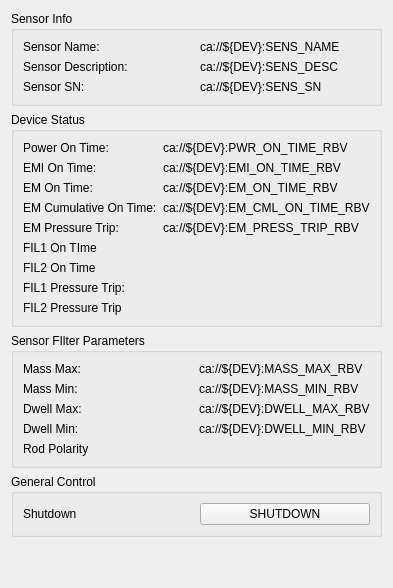
          <widget class="QFrame" name="verticalFrame2">
           <property name="maximumSize">
            <size>
             <width>310</width>
             <height>16777215</height>
            </size>
           </property>
           <layout class="QVBoxLayout" name="verticalLayout_9">
            <item>
             <widget class="QGroupBox" name="horizontalGroupBox_3">
              <property name="title">
               <string>Sensor Info</string>
              </property>
              <layout class="QHBoxLayout" name="horizontalLayout_6">
               <item>
                <layout class="QGridLayout" name="gridLayout_6">
                 <item row="2" column="1">
                  <widget class="PyDMLabel" name="PyDMLabel_20">
                   <property name="toolTip">
                    <string/>
                   </property>
                   <property name="text">
                    <string>ca://${DEV}:SENS_SN</string>
                   </property>
                   <property name="precisionFromPV" stdset="0">
                    <bool>false</bool>
                   </property>
                   <property name="alarmSensitiveContent" stdset="0">
                    <bool>false</bool>
                   </property>
                   <property name="alarmSensitiveBorder" stdset="0">
                    <bool>false</bool>
                   </property>
                   <property name="channel" stdset="0">
                    <string>ca://${DEV}:SENS_SN</string>
                   </property>
                  </widget>
                 </item>
                 <item row="0" column="1">
                  <widget class="PyDMLabel" name="PyDMLabel_22">
                   <property name="toolTip">
                    <string/>
                   </property>
                   <property name="text">
                    <string>ca://${DEV}:SENS_NAME</string>
                   </property>
                   <property name="precisionFromPV" stdset="0">
                    <bool>false</bool>
                   </property>
                   <property name="alarmSensitiveContent" stdset="0">
                    <bool>false</bool>
                   </property>
                   <property name="alarmSensitiveBorder" stdset="0">
                    <bool>false</bool>
                   </property>
                   <property name="channel" stdset="0">
                    <string>ca://${DEV}:SENS_NAME</string>
                   </property>
                  </widget>
                 </item>
                 <item row="1" column="0">
                  <widget class="QLabel" name="label_30">
                   <property name="font">
                    <font>
                     <weight>50</weight>
                     <bold>false</bold>
                    </font>
                   </property>
                   <property name="text">
                    <string>Sensor Description:</string>
                   </property>
                  </widget>
                 </item>
                 <item row="1" column="1">
                  <widget class="PyDMLabel" name="PyDMLabel_21">
                   <property name="toolTip">
                    <string/>
                   </property>
                   <property name="text">
                    <string>ca://${DEV}:SENS_DESC</string>
                   </property>
                   <property name="precisionFromPV" stdset="0">
                    <bool>false</bool>
                   </property>
                   <property name="alarmSensitiveContent" stdset="0">
                    <bool>false</bool>
                   </property>
                   <property name="alarmSensitiveBorder" stdset="0">
                    <bool>false</bool>
                   </property>
                   <property name="channel" stdset="0">
                    <string>ca://${DEV}:SENS_DESC</string>
                   </property>
                  </widget>
                 </item>
                 <item row="0" column="0">
                  <widget class="QLabel" name="label_29">
                   <property name="font">
                    <font>
                     <weight>50</weight>
                     <bold>false</bold>
                    </font>
                   </property>
                   <property name="text">
                    <string>Sensor Name:</string>
                   </property>
                  </widget>
                 </item>
                 <item row="2" column="0">
                  <widget class="QLabel" name="label_28">
                   <property name="font">
                    <font>
                     <weight>50</weight>
                     <bold>false</bold>
                    </font>
                   </property>
                   <property name="text">
                    <string>Sensor SN:</string>
                   </property>
                  </widget>
                 </item>
                </layout>
               </item>
              </layout>
             </widget>
            </item>
            <item>
             <widget class="QGroupBox" name="horizontalGroupBox_7">
              <property name="title">
               <string>Device Status</string>
              </property>
              <layout class="QHBoxLayout" name="horizontalLayout_8">
               <item>
                <layout class="QGridLayout" name="gridLayout_7">
                 <item row="4" column="1">
                  <widget class="PyDMLabel" name="PyDMLabel_27">
                   <property name="toolTip">
                    <string/>
                   </property>
                   <property name="text">
                    <string>ca://${DEV}:EM_PRESS_TRIP_RBV</string>
                   </property>
                   <property name="precisionFromPV" stdset="0">
                    <bool>false</bool>
                   </property>
                   <property name="alarmSensitiveContent" stdset="0">
                    <bool>false</bool>
                   </property>
                   <property name="alarmSensitiveBorder" stdset="0">
                    <bool>false</bool>
                   </property>
                   <property name="channel" stdset="0">
                    <string>ca://${DEV}:EM_PRESS_TRIP_RBV</string>
                   </property>
                  </widget>
                 </item>
                 <item row="4" column="0">
                  <widget class="QLabel" name="label_35">
                   <property name="font">
                    <font>
                     <weight>50</weight>
                     <bold>false</bold>
                    </font>
                   </property>
                   <property name="text">
                    <string>EM Pressure Trip:</string>
                   </property>
                  </widget>
                 </item>
                 <item row="0" column="1">
                  <widget class="PyDMLabel" name="PyDMLabel_23">
                   <property name="toolTip">
                    <string/>
                   </property>
                   <property name="text">
                    <string>ca://${DEV}:PWR_ON_TIME_RBV</string>
                   </property>
                   <property name="precision" stdset="0">
                    <number>1</number>
                   </property>
                   <property name="showUnits" stdset="0">
                    <bool>true</bool>
                   </property>
                   <property name="precisionFromPV" stdset="0">
                    <bool>false</bool>
                   </property>
                   <property name="alarmSensitiveContent" stdset="0">
                    <bool>false</bool>
                   </property>
                   <property name="alarmSensitiveBorder" stdset="0">
                    <bool>false</bool>
                   </property>
                   <property name="channel" stdset="0">
                    <string>ca://${DEV}:PWR_ON_TIME_RBV</string>
                   </property>
                  </widget>
                 </item>
                 <item row="1" column="0">
                  <widget class="QLabel" name="label_32">
                   <property name="font">
                    <font>
                     <weight>50</weight>
                     <bold>false</bold>
                    </font>
                   </property>
                   <property name="text">
                    <string>EMI On Time:</string>
                   </property>
                  </widget>
                 </item>
                 <item row="3" column="1">
                  <widget class="PyDMLabel" name="PyDMLabel_26">
                   <property name="toolTip">
                    <string/>
                   </property>
                   <property name="text">
                    <string>ca://${DEV}:EM_CML_ON_TIME_RBV</string>
                   </property>
                   <property name="precision" stdset="0">
                    <number>1</number>
                   </property>
                   <property name="showUnits" stdset="0">
                    <bool>true</bool>
                   </property>
                   <property name="precisionFromPV" stdset="0">
                    <bool>false</bool>
                   </property>
                   <property name="alarmSensitiveContent" stdset="0">
                    <bool>false</bool>
                   </property>
                   <property name="alarmSensitiveBorder" stdset="0">
                    <bool>false</bool>
                   </property>
                   <property name="channel" stdset="0">
                    <string>ca://${DEV}:EM_CML_ON_TIME_RBV</string>
                   </property>
                  </widget>
                 </item>
                 <item row="1" column="1">
                  <widget class="PyDMLabel" name="PyDMLabel_24">
                   <property name="toolTip">
                    <string/>
                   </property>
                   <property name="text">
                    <string>ca://${DEV}:EMI_ON_TIME_RBV</string>
                   </property>
                   <property name="precision" stdset="0">
                    <number>1</number>
                   </property>
                   <property name="showUnits" stdset="0">
                    <bool>true</bool>
                   </property>
                   <property name="precisionFromPV" stdset="0">
                    <bool>false</bool>
                   </property>
                   <property name="alarmSensitiveContent" stdset="0">
                    <bool>false</bool>
                   </property>
                   <property name="alarmSensitiveBorder" stdset="0">
                    <bool>false</bool>
                   </property>
                   <property name="channel" stdset="0">
                    <string>ca://${DEV}:EMI_ON_TIME_RBV</string>
                   </property>
                  </widget>
                 </item>
                 <item row="0" column="0">
                  <widget class="QLabel" name="label_31">
                   <property name="font">
                    <font>
                     <weight>50</weight>
                     <bold>false</bold>
                    </font>
                   </property>
                   <property name="text">
                    <string>Power On Time:</string>
                   </property>
                  </widget>
                 </item>
                 <item row="2" column="1">
                  <widget class="PyDMLabel" name="PyDMLabel_25">
                   <property name="toolTip">
                    <string/>
                   </property>
                   <property name="text">
                    <string>ca://${DEV}:EM_ON_TIME_RBV</string>
                   </property>
                   <property name="precision" stdset="0">
                    <number>1</number>
                   </property>
                   <property name="showUnits" stdset="0">
                    <bool>true</bool>
                   </property>
                   <property name="precisionFromPV" stdset="0">
                    <bool>false</bool>
                   </property>
                   <property name="alarmSensitiveContent" stdset="0">
                    <bool>false</bool>
                   </property>
                   <property name="alarmSensitiveBorder" stdset="0">
                    <bool>false</bool>
                   </property>
                   <property name="channel" stdset="0">
                    <string>ca://${DEV}:EM_ON_TIME_RBV</string>
                   </property>
                  </widget>
                 </item>
                 <item row="5" column="0">
                  <widget class="QLabel" name="label">
                   <property name="text">
                    <string>FIL1 On TIme</string>
                   </property>
                  </widget>
                 </item>
                 <item row="2" column="0">
                  <widget class="QLabel" name="label_33">
                   <property name="font">
                    <font>
                     <weight>50</weight>
                     <bold>false</bold>
                    </font>
                   </property>
                   <property name="text">
                    <string>EM On Time:</string>
                   </property>
                  </widget>
                 </item>
                 <item row="6" column="0">
                  <widget class="QLabel" name="label_2">
                   <property name="text">
                    <string>FIL2 On Time</string>
                   </property>
                  </widget>
                 </item>
                 <item row="3" column="0">
                  <widget class="QLabel" name="label_34">
                   <property name="font">
                    <font>
                     <weight>50</weight>
                     <bold>false</bold>
                    </font>
                   </property>
                   <property name="text">
                    <string>EM Cumulative On Time:</string>
                   </property>
                  </widget>
                 </item>
                 <item row="7" column="0">
                  <widget class="QLabel" name="label_3">
                   <property name="text">
                    <string>FIL1 Pressure Trip:</string>
                   </property>
                  </widget>
                 </item>
                 <item row="8" column="0">
                  <widget class="QLabel" name="label_4">
                   <property name="text">
                    <string>FIL2 Pressure Trip</string>
                   </property>
                  </widget>
                 </item>
                 <item row="5" column="1">
                  <widget class="PyDMLabel" name="PyDMLabel_6">
                   <property name="toolTip">
                    <string/>
                   </property>
                   <property name="precision" stdset="0">
                    <number>1</number>
                   </property>
                   <property name="showUnits" stdset="0">
                    <bool>true</bool>
                   </property>
                   <property name="precisionFromPV" stdset="0">
                    <bool>false</bool>
                   </property>
                   <property name="alarmSensitiveBorder" stdset="0">
                    <bool>false</bool>
                   </property>
                   <property name="channel" stdset="0">
                    <string>ca://${DEV}:FIL1_CML_ON_TIME_RBV</string>
                   </property>
                  </widget>
                 </item>
                 <item row="6" column="1">
                  <widget class="PyDMLabel" name="PyDMLabel_7">
                   <property name="toolTip">
                    <string/>
                   </property>
                   <property name="precision" stdset="0">
                    <number>1</number>
                   </property>
                   <property name="showUnits" stdset="0">
                    <bool>true</bool>
                   </property>
                   <property name="precisionFromPV" stdset="0">
                    <bool>false</bool>
                   </property>
                   <property name="alarmSensitiveBorder" stdset="0">
                    <bool>false</bool>
                   </property>
                   <property name="channel" stdset="0">
                    <string>ca://${DEV}:FIL2_CML_ON_TIME_RBV</string>
                   </property>
                  </widget>
                 </item>
                 <item row="7" column="1">
                  <widget class="PyDMLabel" name="PyDMLabel_8">
                   <property name="toolTip">
                    <string/>
                   </property>
                   <property name="precisionFromPV" stdset="0">
                    <bool>false</bool>
                   </property>
                   <property name="alarmSensitiveBorder" stdset="0">
                    <bool>false</bool>
                   </property>
                   <property name="channel" stdset="0">
                    <string>ca://${DEV}:FIL1_PRESS_TRIP_RBV</string>
                   </property>
                  </widget>
                 </item>
                 <item row="8" column="1">
                  <widget class="PyDMLabel" name="PyDMLabel_9">
                   <property name="toolTip">
                    <string/>
                   </property>
                   <property name="precisionFromPV" stdset="0">
                    <bool>false</bool>
                   </property>
                   <property name="alarmSensitiveBorder" stdset="0">
                    <bool>false</bool>
                   </property>
                   <property name="channel" stdset="0">
                    <string>ca://${DEV}:FIL2_PRESS_TRIP_RBV</string>
                   </property>
                  </widget>
                 </item>
                </layout>
               </item>
              </layout>
             </widget>
            </item>
            <item>
             <widget class="QGroupBox" name="horizontalGroupBox_4">
              <property name="title">
               <string>Sensor FIlter Parameters</string>
              </property>
              <layout class="QHBoxLayout" name="horizontalLayout_11">
               <item>
                <layout class="QGridLayout" name="gridLayout_9">
                 <item row="3" column="1">
                  <widget class="PyDMLabel" name="PyDMLabel_43">
                   <property name="toolTip">
                    <string/>
                   </property>
                   <property name="text">
                    <string>ca://${DEV}:DWELL_MIN_RBV</string>
                   </property>
                   <property name="precisionFromPV" stdset="0">
                    <bool>false</bool>
                   </property>
                   <property name="alarmSensitiveContent" stdset="0">
                    <bool>true</bool>
                   </property>
                   <property name="alarmSensitiveBorder" stdset="0">
                    <bool>false</bool>
                   </property>
                   <property name="channel" stdset="0">
                    <string>ca://${DEV}:DWELL_MIN_RBV</string>
                   </property>
                  </widget>
                 </item>
                 <item row="0" column="1">
                  <widget class="PyDMLabel" name="PyDMLabel_44">
                   <property name="toolTip">
                    <string/>
                   </property>
                   <property name="text">
                    <string>ca://${DEV}:MASS_MAX_RBV</string>
                   </property>
                   <property name="precision" stdset="0">
                    <number>2</number>
                   </property>
                   <property name="showUnits" stdset="0">
                    <bool>true</bool>
                   </property>
                   <property name="precisionFromPV" stdset="0">
                    <bool>false</bool>
                   </property>
                   <property name="alarmSensitiveContent" stdset="0">
                    <bool>true</bool>
                   </property>
                   <property name="alarmSensitiveBorder" stdset="0">
                    <bool>false</bool>
                   </property>
                   <property name="channel" stdset="0">
                    <string>ca://${DEV}:MASS_MAX_RBV</string>
                   </property>
                  </widget>
                 </item>
                 <item row="2" column="0">
                  <widget class="QLabel" name="label_49">
                   <property name="font">
                    <font>
                     <weight>50</weight>
                     <bold>false</bold>
                    </font>
                   </property>
                   <property name="text">
                    <string>Dwell Max:</string>
                   </property>
                  </widget>
                 </item>
                 <item row="1" column="1">
                  <widget class="PyDMLabel" name="PyDMLabel_42">
                   <property name="toolTip">
                    <string/>
                   </property>
                   <property name="text">
                    <string>ca://${DEV}:MASS_MIN_RBV</string>
                   </property>
                   <property name="precision" stdset="0">
                    <number>2</number>
                   </property>
                   <property name="showUnits" stdset="0">
                    <bool>true</bool>
                   </property>
                   <property name="precisionFromPV" stdset="0">
                    <bool>false</bool>
                   </property>
                   <property name="alarmSensitiveContent" stdset="0">
                    <bool>true</bool>
                   </property>
                   <property name="alarmSensitiveBorder" stdset="0">
                    <bool>false</bool>
                   </property>
                   <property name="channel" stdset="0">
                    <string>ca://${DEV}:MASS_MIN_RBV</string>
                   </property>
                  </widget>
                 </item>
                 <item row="4" column="0">
                  <widget class="QLabel" name="label_20">
                   <property name="text">
                    <string>Rod Polarity</string>
                   </property>
                  </widget>
                 </item>
                 <item row="0" column="0">
                  <widget class="QLabel" name="label_50">
                   <property name="font">
                    <font>
                     <weight>50</weight>
                     <bold>false</bold>
                    </font>
                   </property>
                   <property name="text">
                    <string>Mass Max:</string>
                   </property>
                  </widget>
                 </item>
                 <item row="2" column="1">
                  <widget class="PyDMLabel" name="PyDMLabel_41">
                   <property name="toolTip">
                    <string/>
                   </property>
                   <property name="text">
                    <string>ca://${DEV}:DWELL_MAX_RBV</string>
                   </property>
                   <property name="precisionFromPV" stdset="0">
                    <bool>false</bool>
                   </property>
                   <property name="alarmSensitiveContent" stdset="0">
                    <bool>true</bool>
                   </property>
                   <property name="alarmSensitiveBorder" stdset="0">
                    <bool>false</bool>
                   </property>
                   <property name="channel" stdset="0">
                    <string>ca://${DEV}:DWELL_MAX_RBV</string>
                   </property>
                  </widget>
                 </item>
                 <item row="3" column="0">
                  <widget class="QLabel" name="label_52">
                   <property name="font">
                    <font>
                     <weight>50</weight>
                     <bold>false</bold>
                    </font>
                   </property>
                   <property name="text">
                    <string>Dwell Min:</string>
                   </property>
                  </widget>
                 </item>
                 <item row="1" column="0">
                  <widget class="QLabel" name="label_51">
                   <property name="font">
                    <font>
                     <weight>50</weight>
                     <bold>false</bold>
                    </font>
                   </property>
                   <property name="text">
                    <string>Mass Min:</string>
                   </property>
                  </widget>
                 </item>
                 <item row="4" column="1">
                  <widget class="PyDMLabel" name="PyDMLabel_65">
                   <property name="toolTip">
                    <string/>
                   </property>
                   <property name="precisionFromPV" stdset="0">
                    <bool>false</bool>
                   </property>
                   <property name="alarmSensitiveBorder" stdset="0">
                    <bool>false</bool>
                   </property>
                   <property name="channel" stdset="0">
                    <string>ca://${DEV}:ROD_POLARITY_RBV</string>
                   </property>
                  </widget>
                 </item>
                </layout>
               </item>
              </layout>
             </widget>
            </item>
            <item>
             <widget class="QGroupBox" name="horizontalGroupBox_8">
              <property name="title">
               <string>General Control</string>
              </property>
              <layout class="QHBoxLayout" name="horizontalLayout_13">
               <item>
                <layout class="QGridLayout" name="gridLayout_21">
                 <item row="0" column="0">
                  <widget class="QLabel" name="label_60">
                   <property name="font">
                    <font>
                     <weight>50</weight>
                     <bold>false</bold>
                    </font>
                   </property>
                   <property name="text">
                    <string>Shutdown</string>
                   </property>
                  </widget>
                 </item>
                 <item row="0" column="1">
                  <widget class="PyDMPushButton" name="PyDMPushButton_7">
                   <property name="toolTip">
                    <string/>
                   </property>
                   <property name="text">
                    <string>SHUTDOWN</string>
                   </property>
                   <property name="channel" stdset="0">
                    <string>ca://${DEV}:SHUTDOWN</string>
                   </property>
                   <property name="showConfirmDialog" stdset="0">
                    <bool>true</bool>
                   </property>
                   <property name="pressValue" stdset="0">
                    <string>1</string>
                   </property>
                  </widget>
                 </item>
                </layout>
               </item>
              </layout>
             </widget>
            </item>
            <item>
             <spacer name="verticalSpacer_3">
              <property name="orientation">
               <enum>Qt::Vertical</enum>
              </property>
              <property name="sizeHint" stdset="0">
               <size>
                <width>20</width>
                <height>40</height>
               </size>
              </property>
             </spacer>
            </item>
           </layout>
          </widget>
